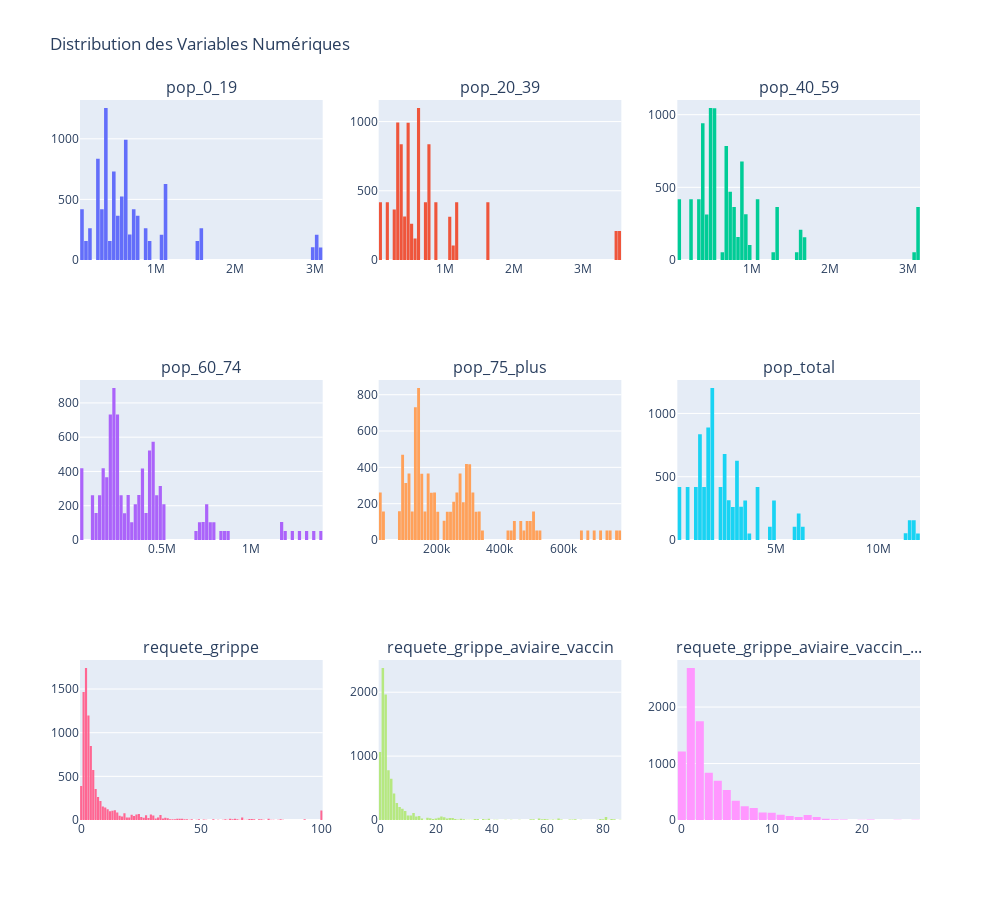

The notebook cell this image was saved under:
### Code cell
# Configuration de la grille (3 colonnes)
n_cols_subplot = 3
vars = ["pop_0_19", "pop_20_39", "pop_40_59", "pop_60_74", "pop_75_plus", "pop_total", 
        "requete_grippe", "requete_grippe_aviaire_vaccin", 
        "requete_grippe_aviaire_vaccin_porcine_porc_H1N1_AH1N1_A_mexicaine_Mexique_pandemie"]
n_rows_subplot = math.ceil(len(vars) / n_cols_subplot)
# Création des sous-graphiques
# On tronque les titres à 30 caractères pour éviter qu'ils ne se chevauchent
titles = [c[:30] + '...' if len(c) > 30 else c for c in vars]
fig = make_subplots(rows=n_rows_subplot, cols=n_cols_subplot, subplot_titles=titles)
# Boucle pour ajouter chaque histogramme
for i, col in enumerate(vars):
    if col in df.columns:
        row = (i // n_cols_subplot) + 1
        col_idx = (i % n_cols_subplot) + 1
        
        fig.add_trace(
            go.Histogram(x=df[col], name=col),
            row=row, col=col_idx
        )
# Mise en forme finale
fig.update_layout(
    height=300 * n_rows_subplot,  # Hauteur adaptative
    width=1000,
    title_text="Distribution des Variables Numériques",
    showlegend=False,
    bargap=0.1
)
fig.show()

### Figure 1 — Plotly figure (JSON) as saved in the notebook; plotly's stock layout.template omitted (floating-point values rounded to 4 significant figures; data arrays with more than 128 entries replaced by an {"elided": "..."} marker saying what was removed)
{"data": [{"name": "pop_0_19", "type": "histogram", "x": {"elided": "9196 int values"}, "xaxis": "x", "yaxis": "y"}, {"name": "pop_20_39", "type": "histogram", "x": {"elided": "9196 int values"}, "xaxis": "x2", "yaxis": "y2"}, {"name": "pop_40_59", "type": "histogram", "x": {"elided": "9196 int values"}, "xaxis": "x3", "yaxis": "y3"}, {"name": "pop_60_74", "type": "histogram", "x": {"elided": "9196 int values"}, "xaxis": "x4", "yaxis": "y4"}, {"name": "pop_75_plus", "type": "histogram", "x": {"elided": "9196 int values"}, "xaxis": "x5", "yaxis": "y5"}, {"name": "pop_total", "type": "histogram", "x": {"elided": "9196 int values"}, "xaxis": "x6", "yaxis": "y6"}, {"name": "requete_grippe", "type": "histogram", "x": {"elided": "9196 int values"}, "xaxis": "x7", "yaxis": "y7"}, {"name": "requete_grippe_aviaire_vaccin", "type": "histogram", "x": {"elided": "9196 int values"}, "xaxis": "x8", "yaxis": "y8"}, {"name": "requete_grippe_aviaire_vaccin_porcine_porc_H1N1_AH1N1_A_mexicaine_Mexique_pandemie", "type": "histogram", "x": {"elided": "9196 int values"}, "xaxis": "x9", "yaxis": "y9"}], "layout": {"annotations": [{"font": {"size": 16}, "showarrow": false, "text": "pop_0_19", "x": 0.1444, "xanchor": "center", "xref": "paper", "y": 1, "yanchor": "bottom", "yref": "paper"}, {"font": {"size": 16}, "showarrow": false, "text": "pop_20_39", "x": 0.5, "xanchor": "center", "xref": "paper", "y": 1, "yanchor": "bottom", "yref": "paper"}, {"font": {"size": 16}, "showarrow": false, "text": "pop_40_59", "x": 0.8556, "xanchor": "center", "xref": "paper", "y": 1, "yanchor": "bottom", "yref": "paper"}, {"font": {"size": 16}, "showarrow": false, "text": "pop_60_74", "x": 0.1444, "xanchor": "center", "xref": "paper", "y": 0.6111, "yanchor": "bottom", "yref": "paper"}, {"font": {"size": 16}, "showarrow": false, "text": "pop_75_plus", "x": 0.5, "xanchor": "center", "xref": "paper", "y": 0.6111, "yanchor": "bottom", "yref": "paper"}, {"font": {"size": 16}, "showarrow": false, "text": "pop_total", "x": 0.8556, "xanchor": "center", "xref": "paper", "y": 0.6111, "yanchor": "bottom", "yref": "paper"}, {"font": {"size": 16}, "showarrow": false, "text": "requete_grippe", "x": 0.1444, "xanchor": "center", "xref": "paper", "y": 0.2222, "yanchor": "bottom", "yref": "paper"}, {"font": {"size": 16}, "showarrow": false, "text": "requete_grippe_aviaire_vaccin", "x": 0.5, "xanchor": "center", "xref": "paper", "y": 0.2222, "yanchor": "bottom", "yref": "paper"}, {"font": {"size": 16}, "showarrow": false, "text": "requete_grippe_aviaire_vaccin_...", "x": 0.8556, "xanchor": "center", "xref": "paper", "y": 0.2222, "yanchor": "bottom", "yref": "paper"}], "bargap": 0.1, "height": 900, "showlegend": false, "title": {"text": "Distribution des Variables Numériques"}, "width": 1000, "xaxis": {"anchor": "y", "domain": [0, 0.2889]}, "xaxis2": {"anchor": "y2", "domain": [0.3556, 0.6444]}, "xaxis3": {"anchor": "y3", "domain": [0.7111, 1]}, "xaxis4": {"anchor": "y4", "domain": [0, 0.2889]}, "xaxis5": {"anchor": "y5", "domain": [0.3556, 0.6444]}, "xaxis6": {"anchor": "y6", "domain": [0.7111, 1]}, "xaxis7": {"anchor": "y7", "domain": [0, 0.2889]}, "xaxis8": {"anchor": "y8", "domain": [0.3556, 0.6444]}, "xaxis9": {"anchor": "y9", "domain": [0.7111, 1]}, "yaxis": {"anchor": "x", "domain": [0.7778, 1]}, "yaxis2": {"anchor": "x2", "domain": [0.7778, 1]}, "yaxis3": {"anchor": "x3", "domain": [0.7778, 1]}, "yaxis4": {"anchor": "x4", "domain": [0.3889, 0.6111]}, "yaxis5": {"anchor": "x5", "domain": [0.3889, 0.6111]}, "yaxis6": {"anchor": "x6", "domain": [0.3889, 0.6111]}, "yaxis7": {"anchor": "x7", "domain": [0, 0.2222]}, "yaxis8": {"anchor": "x8", "domain": [0, 0.2222]}, "yaxis9": {"anchor": "x9", "domain": [0, 0.2222]}}}
